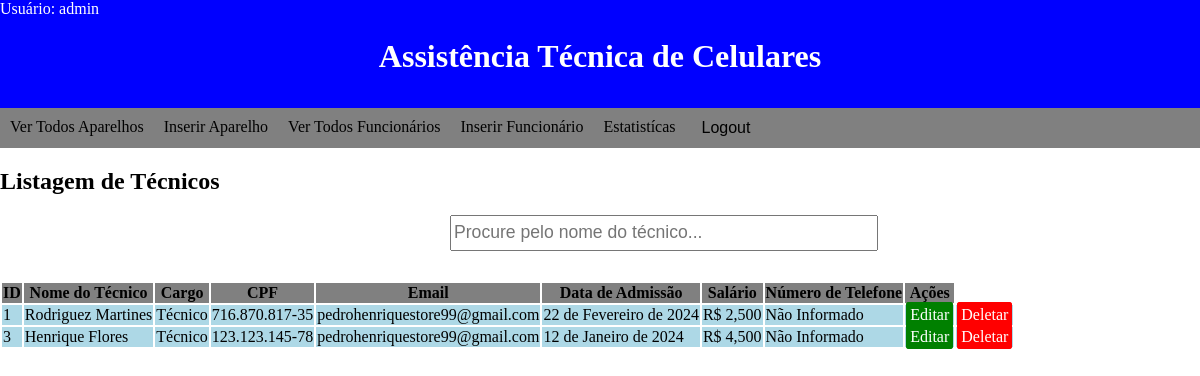
Before: /list_technicals/ (signed in) with the older database file.
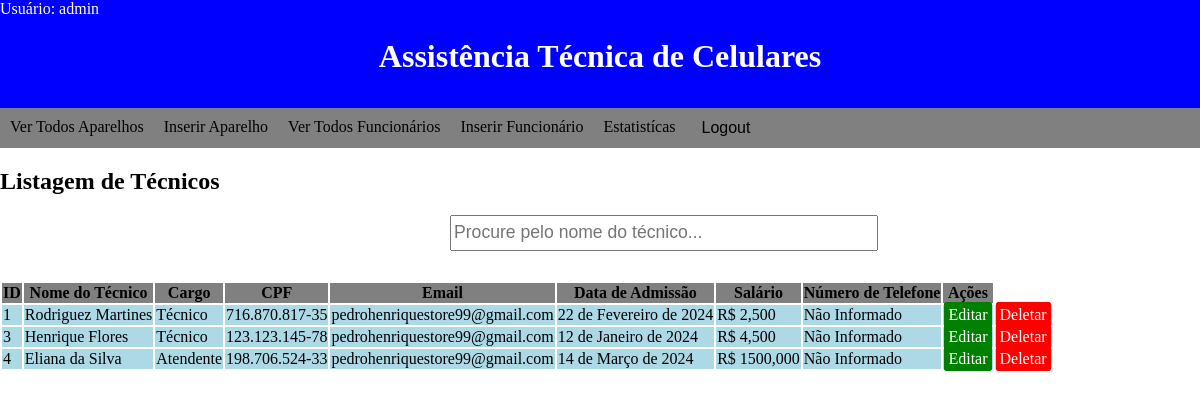
After: the same page with the newer database file.
### technicals/models.py (models this page shows, shortened)
class Technicals(models.Model):
    name = models.CharField(max_length=100)
    cpf = models.CharField(max_length=20)
    email = models.EmailField()
    admission_date = models.DateField()
    salary = models.FloatField()
    employee_position = models.CharField(choices=EMPLOYEES_POSITIONS, max_length=100)
    phone_number = models.CharField(default="Não Informado", max_length=20)

### technicals/views.py (the view)
# urls.py: path("list_technicals/", ListTechnicalsView.as_view(), name='list_technicals'),
class ListTechnicalsView(LoginRequiredMixin, OnlyAdminMixin, ListView):
    template_name = "list_technicals.html"
    model = Technicals
    def get_queryset(self):
        queryset = super().get_queryset()
        search = self.request.GET.get("search", "")
        if search:
            queryset = queryset.filter(name__icontains=search)
            return queryset
        return queryset

### technicals/mixins.py (called while the page is built)
    @method_decorator(user_passes_test(lambda user: user.is_staff, login_url=reverse_lazy('only_admin')))
    def dispatch(self, *args, **kwargs):
        return super().dispatch(*args, **kwargs)

### technicals/templates/list_technicals.html
{% extends 'base.html' %}
{% load static %}
{% block styles %}
    <link rel="stylesheet" type="text/css" href="{% static 'css/base.css' %}">
    <link rel="stylesheet" type="text/css" href="{% static 'css/list_devices.css' %}">
{% endblock %}
{% block content %}
    <h2>Listagem de Técnicos</h2>
    <form class="search_form" method="get">
        <input name="search" placeholder="Procure pelo nome do técnico...">
    </form>
    <table>
        <thead>
            <tr>
                <th>ID</th>
                <th>Nome do Técnico</th>
                <th>Cargo</th>
                <th>CPF</th>
                <th>Email</th>
                <th>Data de Admissão</th>
                <th>Salário</th>
                <th>Número de Telefone</th>
                <th>Ações</th>
            </tr>
        </thead>
        <tbody>
            {% for technical in object_list %}
                <tr>
                    <td>{{ technical.id }}</td>
                    <td>{{ technical.name }}</td>
                    <td>{{ technical.employee_position }}</td>
                    <td>{{ technical.cpf }}</td>
                    <td>{{ technical.email }}</td>
                    <td>{{ technical.admission_date }}</td>
                    <td>R$ {{ technical.salary|floatformat:3 }}</td>
                    <td>{{ technical.phone_number }}</td>
                    <td><a href="{% url 'update_technical' technical.pk %}" class="edit-btn">Editar</a></td>
                    <td><a href="{% url 'delete_technical' technical.pk %}" class="delete-btn">Deletar</a></td>
                </tr>
            {% endfor %}
        </tbody>
    </table>
{% endblock %}

Changed rows visible on the page:
added Technicals: id "4", name "Eliana da Silva", employee_position "Atendente", cpf "198.706.524-33", email "pedrohenriquestore99@gmail.com", admission_date "14 de Março de 2024", salary "1500,000", phone_number "Não Informado"
